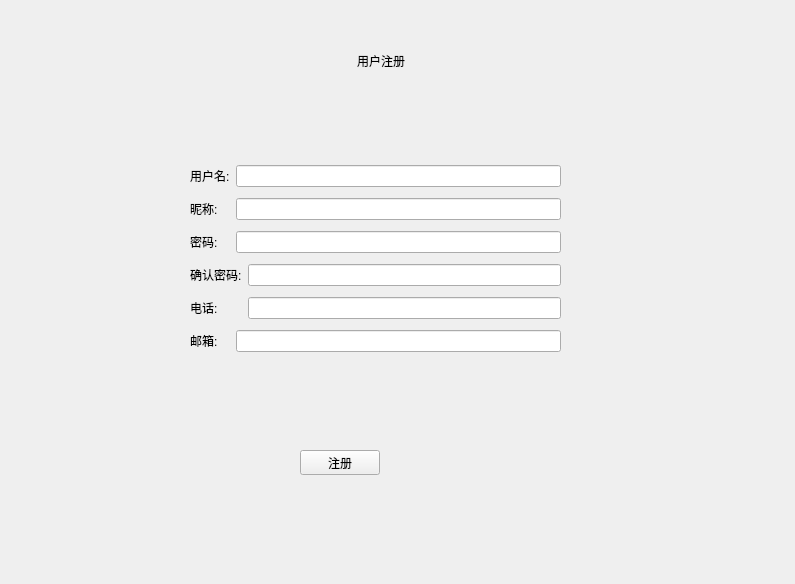
<?xml version="1.0" encoding="UTF-8"?>
<ui version="4.0">
 <class>Login</class>
 <widget class="QDialog" name="Login">
  <property name="geometry">
   <rect>
    <x>0</x>
    <y>0</y>
    <width>795</width>
    <height>584</height>
   </rect>
  </property>
  <property name="windowTitle">
   <string>Dialog</string>
  </property>
  <layout class="QVBoxLayout" name="verticalLayout">
   <property name="spacing">
    <number>0</number>
   </property>
   <property name="leftMargin">
    <number>0</number>
   </property>
   <property name="topMargin">
    <number>0</number>
   </property>
   <property name="rightMargin">
    <number>0</number>
   </property>
   <property name="bottomMargin">
    <number>0</number>
   </property>
   <item>
    <widget class="Titlewg" name="title_wg" native="true"/>
   </item>
   <item>
    <widget class="QStackedWidget" name="stackedWidget">
     <property name="currentIndex">
      <number>1</number>
     </property>
     <widget class="QWidget" name="login_page">
      <widget class="QWidget" name="widget" native="true">
       <property name="geometry">
        <rect>
         <x>230</x>
         <y>59</y>
         <width>341</width>
         <height>391</height>
        </rect>
       </property>
       <layout class="QVBoxLayout" name="verticalLayout_2">
        <item>
         <widget class="QLabel" name="label">
          <property name="text">
           <string>用户登录</string>
          </property>
         </widget>
        </item>
        <item>
         <widget class="QWidget" name="widget_2" native="true">
          <layout class="QGridLayout" name="gridLayout">
           <item row="0" column="0">
            <widget class="QLabel" name="label_2">
             <property name="text">
              <string>用户名:</string>
             </property>
            </widget>
           </item>
           <item row="0" column="1">
            <widget class="QLineEdit" name="user_login"/>
           </item>
           <item row="1" column="1">
            <widget class="QLineEdit" name="passwd_login"/>
           </item>
           <item row="1" column="0">
            <widget class="QLabel" name="label_3">
             <property name="text">
              <string>密码:</string>
             </property>
            </widget>
           </item>
          </layout>
         </widget>
        </item>
        <item>
         <widget class="QWidget" name="widget_3" native="true">
          <layout class="QHBoxLayout" name="horizontalLayout_2">
           <item>
            <widget class="QCheckBox" name="checkBox">
             <property name="styleSheet">
              <string notr="true">color: rgb(114, 159, 207);</string>
             </property>
             <property name="text">
              <string>记住密码</string>
             </property>
            </widget>
           </item>
           <item>
            <widget class="QPushButton" name="pushButton">
             <property name="styleSheet">
              <string notr="true">color: rgb(114, 159, 207);</string>
             </property>
             <property name="text">
              <string>没有账号，马上注册</string>
             </property>
            </widget>
           </item>
          </layout>
         </widget>
        </item>
        <item>
         <widget class="QWidget" name="widget_4" native="true">
          <layout class="QHBoxLayout" name="horizontalLayout">
           <item>
            <spacer name="horizontalSpacer">
             <property name="orientation">
              <enum>Qt::Horizontal</enum>
             </property>
             <property name="sizeHint" stdset="0">
              <size>
               <width>104</width>
               <height>20</height>
              </size>
             </property>
            </spacer>
           </item>
           <item>
            <widget class="QPushButton" name="pushButton_2">
             <property name="maximumSize">
              <size>
               <width>400</width>
               <height>200</height>
              </size>
             </property>
             <property name="text">
              <string>登录</string>
             </property>
            </widget>
           </item>
           <item>
            <spacer name="horizontalSpacer_2">
             <property name="orientation">
              <enum>Qt::Horizontal</enum>
             </property>
             <property name="sizeHint" stdset="0">
              <size>
               <width>103</width>
               <height>20</height>
              </size>
             </property>
            </spacer>
           </item>
          </layout>
         </widget>
        </item>
       </layout>
      </widget>
     </widget>
     <widget class="QWidget" name="reg_page">
      <widget class="QWidget" name="widget_8" native="true">
       <property name="geometry">
        <rect>
         <x>220</x>
         <y>40</y>
         <width>321</width>
         <height>41</height>
        </rect>
       </property>
       <layout class="QHBoxLayout" name="horizontalLayout_5">
        <item>
         <spacer name="horizontalSpacer_7">
          <property name="orientation">
           <enum>Qt::Horizontal</enum>
          </property>
          <property name="sizeHint" stdset="0">
           <size>
            <width>113</width>
            <height>20</height>
           </size>
          </property>
         </spacer>
        </item>
        <item>
         <widget class="QLabel" name="label_7">
          <property name="text">
           <string>用户注册</string>
          </property>
         </widget>
        </item>
        <item>
         <spacer name="horizontalSpacer_8">
          <property name="orientation">
           <enum>Qt::Horizontal</enum>
          </property>
          <property name="sizeHint" stdset="0">
           <size>
            <width>112</width>
            <height>20</height>
           </size>
          </property>
         </spacer>
        </item>
       </layout>
      </widget>
      <widget class="QWidget" name="widget_9" native="true">
       <property name="geometry">
        <rect>
         <x>190</x>
         <y>160</y>
         <width>371</width>
         <height>198</height>
        </rect>
       </property>
       <layout class="QGridLayout" name="gridLayout_3">
        <item row="0" column="0">
         <widget class="QLabel" name="label_8">
          <property name="text">
           <string>用户名:</string>
          </property>
         </widget>
        </item>
        <item row="1" column="0">
         <widget class="QLabel" name="label_9">
          <property name="text">
           <string>昵称:</string>
          </property>
         </widget>
        </item>
        <item row="1" column="1" colspan="2">
         <widget class="QLineEdit" name="nickname"/>
        </item>
        <item row="2" column="0">
         <widget class="QLabel" name="label_10">
          <property name="text">
           <string>密码:</string>
          </property>
         </widget>
        </item>
        <item row="2" column="1" colspan="2">
         <widget class="QLineEdit" name="pwd"/>
        </item>
        <item row="3" column="0" colspan="2">
         <widget class="QLabel" name="label_11">
          <property name="text">
           <string>确认密码:</string>
          </property>
         </widget>
        </item>
        <item row="3" column="2">
         <widget class="QLineEdit" name="pwdAgain"/>
        </item>
        <item row="4" column="0">
         <widget class="QLabel" name="label_12">
          <property name="text">
           <string>电话:</string>
          </property>
         </widget>
        </item>
        <item row="4" column="2">
         <widget class="QLineEdit" name="phone"/>
        </item>
        <item row="5" column="0">
         <widget class="QLabel" name="label_13">
          <property name="text">
           <string>邮箱:</string>
          </property>
         </widget>
        </item>
        <item row="5" column="1" colspan="2">
         <widget class="QLineEdit" name="email"/>
        </item>
        <item row="0" column="1" colspan="2">
         <widget class="QLineEdit" name="username"/>
        </item>
       </layout>
      </widget>
      <widget class="QPushButton" name="pushButton_4">
       <property name="geometry">
        <rect>
         <x>300</x>
         <y>450</y>
         <width>80</width>
         <height>25</height>
        </rect>
       </property>
       <property name="text">
        <string>注册</string>
       </property>
      </widget>
     </widget>
     <widget class="QWidget" name="set_page">
      <widget class="QWidget" name="widget_5" native="true">
       <property name="geometry">
        <rect>
         <x>260</x>
         <y>60</y>
         <width>191</width>
         <height>41</height>
        </rect>
       </property>
       <layout class="QHBoxLayout" name="horizontalLayout_3">
        <item>
         <spacer name="horizontalSpacer_3">
          <property name="orientation">
           <enum>Qt::Horizontal</enum>
          </property>
          <property name="sizeHint" stdset="0">
           <size>
            <width>40</width>
            <height>20</height>
           </size>
          </property>
         </spacer>
        </item>
        <item>
         <widget class="QLabel" name="label_4">
          <property name="text">
           <string>服务器设置</string>
          </property>
         </widget>
        </item>
        <item>
         <spacer name="horizontalSpacer_4">
          <property name="orientation">
           <enum>Qt::Horizontal</enum>
          </property>
          <property name="sizeHint" stdset="0">
           <size>
            <width>40</width>
            <height>20</height>
           </size>
          </property>
         </spacer>
        </item>
       </layout>
      </widget>
      <widget class="QWidget" name="widget_6" native="true">
       <property name="geometry">
        <rect>
         <x>190</x>
         <y>210</y>
         <width>327</width>
         <height>92</height>
        </rect>
       </property>
       <layout class="QHBoxLayout" name="horizontalLayout_4">
        <item>
         <spacer name="horizontalSpacer_5">
          <property name="orientation">
           <enum>Qt::Horizontal</enum>
          </property>
          <property name="sizeHint" stdset="0">
           <size>
            <width>40</width>
            <height>20</height>
           </size>
          </property>
         </spacer>
        </item>
        <item>
         <widget class="QWidget" name="widget_7" native="true">
          <layout class="QGridLayout" name="gridLayout_2">
           <item row="0" column="0">
            <widget class="QLabel" name="label_5">
             <property name="text">
              <string>服务器地址:</string>
             </property>
            </widget>
           </item>
           <item row="0" column="1">
            <widget class="QLineEdit" name="address"/>
           </item>
           <item row="1" column="0">
            <widget class="QLabel" name="label_6">
             <property name="text">
              <string>服务器端口:</string>
             </property>
            </widget>
           </item>
           <item row="1" column="1">
            <widget class="QLineEdit" name="port"/>
           </item>
          </layout>
         </widget>
        </item>
        <item>
         <spacer name="horizontalSpacer_6">
          <property name="orientation">
           <enum>Qt::Horizontal</enum>
          </property>
          <property name="sizeHint" stdset="0">
           <size>
            <width>40</width>
            <height>20</height>
           </size>
          </property>
         </spacer>
        </item>
       </layout>
      </widget>
      <widget class="QPushButton" name="pushButton_3">
       <property name="geometry">
        <rect>
         <x>280</x>
         <y>410</y>
         <width>121</width>
         <height>31</height>
        </rect>
       </property>
       <property name="text">
        <string>确定</string>
       </property>
      </widget>
     </widget>
    </widget>
   </item>
  </layout>
 </widget>
 <customwidgets>
  <customwidget>
   <class>Titlewg</class>
   <extends>QWidget</extends>
   <header location="global">titlewg.h</header>
   <container>1</container>
  </customwidget>
 </customwidgets>
 <tabstops>
  <tabstop>user_login</tabstop>
  <tabstop>passwd_login</tabstop>
  <tabstop>checkBox</tabstop>
  <tabstop>pushButton</tabstop>
  <tabstop>pushButton_2</tabstop>
  <tabstop>username</tabstop>
  <tabstop>nickname</tabstop>
  <tabstop>pwd</tabstop>
  <tabstop>pwdAgain</tabstop>
  <tabstop>phone</tabstop>
  <tabstop>email</tabstop>
  <tabstop>pushButton_4</tabstop>
  <tabstop>address</tabstop>
  <tabstop>port</tabstop>
  <tabstop>pushButton_3</tabstop>
 </tabstops>
 <resources/>
 <connections/>
</ui>
